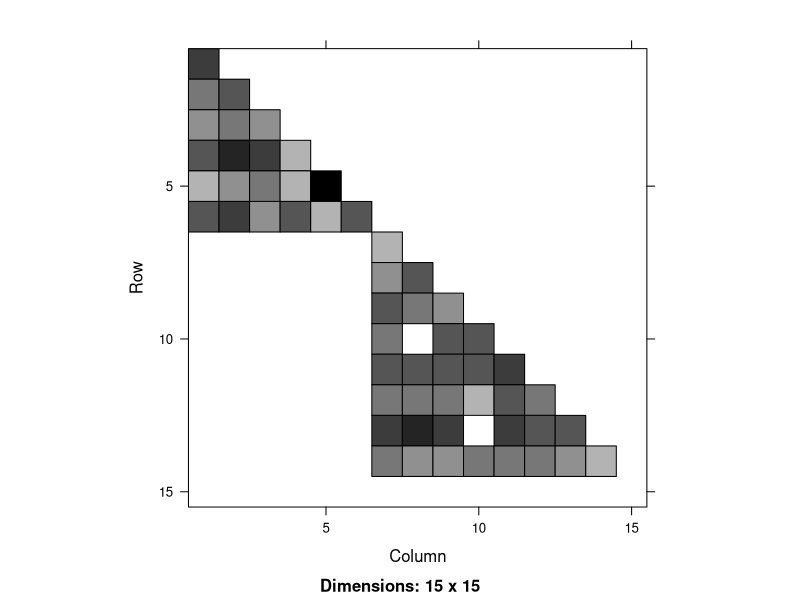
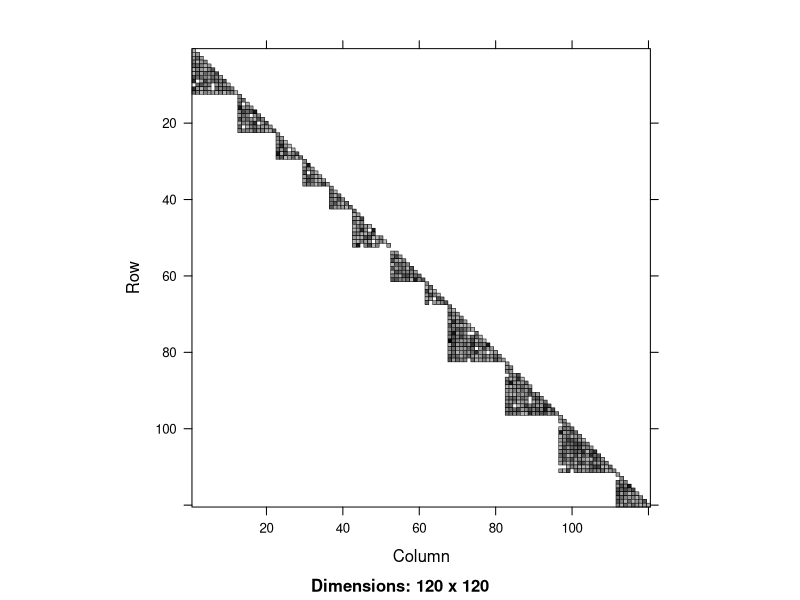
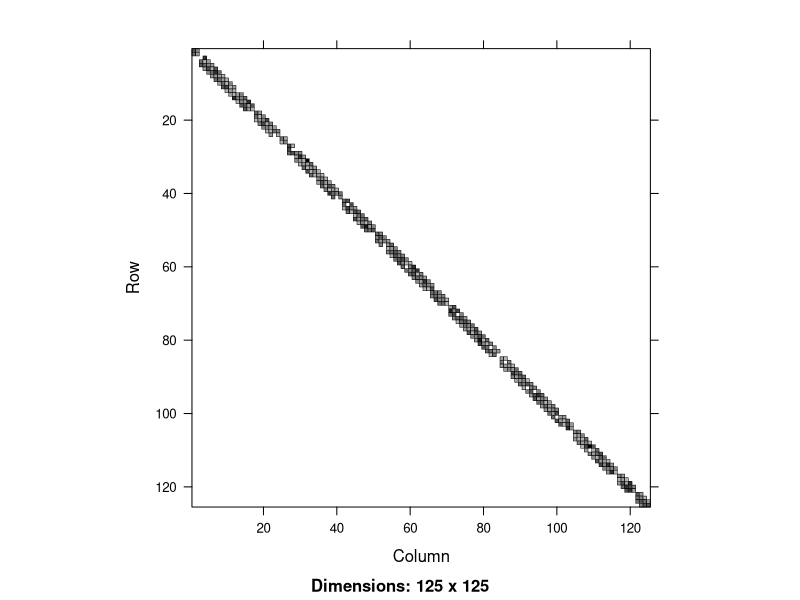
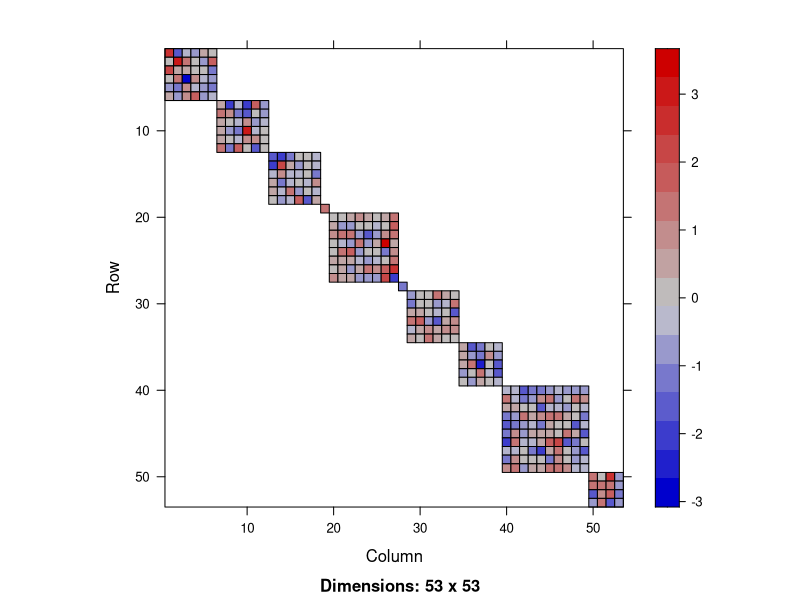

R code for these plots, in order:
#*************************
# Learn "Matrix" package
#*************************
#ref: Package ‘Matrix’
# Version 1.4-1
# Date 2022-03-21
# Title Sparse and Dense Matrix Classes and Methods

library(Matrix)


#========
# band()
#========

# Descption:
  # Returns a new matrix formed by extracting the lower triangle (tril) or
  # the upper triangle (triu)
  # or a general band relative to the diagonal (band), 
  # and setting other elements to zero

# Usage
#band(x, k1, k2, ...)
#tril(x, k = 0, ...)
#triu(x, k = 0, ...)


# Arguments
# x: a matrix-like object
# k,k1,k2: 
  # integers specifying the diagonal bands that will not be set to zero. 
  # relative to the main diagonal, which is k=0. 
  # A negative value of k indicates a diagonal below the main diagonal 
  # and a positive value indicates a diagonal
  # above the main diagonal.


# Value:
  # An object of an appropriate matrix class
  # result is of class sparseMatrix only if x is


# Methods
  #x = "CsparseMatrix" method for compressed, sparse, column-oriented matrices.
  #x = "TsparseMatrix" method for sparse matrices in triplet format.
  #x = "RsparseMatrix" method for compressed, sparse, row-oriented matrices.
  #x = "ddenseMatrix" method for dense numeric matrices, including packed numeric matrices.


set.seed(15-04-2022)
m <- matrix(0, 5, 5) # 25 elements
length(m) # 1
m[sample(length(m), size = 14, replace = T)] <-rep(1:9, length=14)
(m_Csp<- as(m, "CsparseMatrix"))
(m_Rsp<- as(m, "RsparseMatrix"))

tril(m_Csp)
triu(m_Csp)

tril(m_Csp, -1) # strict lower tri w/o  main diag
triu(m_Csp, 1) # stric upper tri w/o main diag

band(m_Csp, -1, 2)
# [1,] 1 8 2 . .
# [2,] 5 . 9 . .
# [3,] . . . . 4
# [4,] . . 3 1 5
# [5,] . . . 3 .



m5 <- matrix(rnorm(25), nrow = 5)
m5
tril(m5)  
tril(m5, -1)
triu(m5, 1)
band(m5, -1, 2)


m65 <- matrix(rnorm(30), nrow = 6)
# not square
triu(m65)
sym5 <- crossprod(m65)
sym5
band(sym5, -1, 1)
as(band(sym5, -1, 1), "sparseMatrix")
# prefer


#===========
# Block diag
#===========
# bdiag()

#Description
  #Build a block diagonal matrix given several building block matrices.

# Usage
  #bdiag(.)
  #.bdiag(lst)

# Arguments
  #... individual matrices or a list of matrices
  # non-empty list of matrice

# Value
  # A *sparse* matrix obtained by combining the arguments 
    # into a block diagonal matrix

# Note:
  # efficient for the case of relatively few block matrices which
    # are typically sparse themselves
  # inefficient for the case of many small dense block matrices
  # bdiag_m() function is an order of magnitude faster

bdiag(matrix(1:4, nrow = 2), diag(3))

## combine "Matrix" class and traditional matrices:
Diagonal(2)  # 
# 2 x 2 diagonal matrix of class "ddiMatrix"
      #[,1] [,2]
#[1,]    1    .
#[2,]    .    1


# traditional diag matrix
diag(3:2)

bdiag(Diagonal(2), matrix(1:3, 3,4), diag(3:2))


mlist <- list(1, 2:3, diag(x=5:3), 27, cbind(1,3:6), 100:101)
bdiag(mlist)


stopifnot(identical(bdiag(mlist), 
                    bdiag(lapply(mlist, as.matrix))))


??nMatrix # numerical matrix ?

ml <- c(as(matrix((1:24)%% 11 == 0, 6,4),"nMatrix"),
        rep(list(Diagonal(2, x=TRUE)), 3))

is(bdiag(ml), "lsparseMatrix")


## random (diagonal-)block-triangular matrices:

Rd_Blk_Tri<- function(nb, max.ni, lambda = 3) {
  .bdiag(replicate(
    nb, 
    expr = {
      n <- sample.int(max.ni, 1)
      tril(Matrix(rpois(n*n, lambda = lambda), n, n))
    }))
}

rd3 <- Rd_Blk_Tri(nb = 3, max.ni = 10)
image(rd3)

rd12 <- Rd_Blk_Tri(12, 20)
image(rd12)


Rd_blk_bnd <- function(nb, max.int, lambda, lbd, ubd) {
  .bdiag(replicate(nb, expr = {
    n <- sample.int(max.int, 1)
    band(Matrix(rpois(n * n, lambda = lambda), n, n), 
         lbd, ubd)
  }))
}
B12 <- Rd_blk_bnd(nb = 12, max.int = 20, 
                  lambda = 3, lbd = -2, ubd = 1)
image(B12)


# try matrix value from N(0, 1)
Rd_Blk_N <- function(nb, max.int) {
  .bdiag(
    replicate(nb, expr = {
      n <- sample.int(max.int, 1)
      Matrix(rnorm(n * n), n, n)
    }))
}

N1 <-Rd_Blk_N(nb = 10, max.int = 10)
image(N1)


#============
# bandSparse 
#============

# Construct Sparse Banded Matrix from (Sup-/Super-) Diagonals
# Construct a sparse banded matrix by specifying its non-zero sup- and super-diagonals

# Usage
# bandSparse(n, m = n, k, diagonals, symmetric = FALSE,
           # repr = "C", giveCsparse = (repr == "C"))

#Arguments
  # n,m the matrix dimension (n;m) = (nrow; ncol).
  # k integer vector, identical meaning as in band(*,k),
    # relative to the main diagonal, which is k=0.
  # diagonals: optional list of sub-/super- diagonals; 
    # if missing, the result will be a pattern matrix,

  # repr character string, one of "C", "T", or "R", 

# Value
  # a sparse matrix (of class CsparseMatrix) of dimension n m 
  # with diagonal “bands” as specified

diags <- list(1:30, 10*(1:20), 100*(1:20))
s1 <- bandSparse(13, k = -c(0:2, 6), diag = c(diags, diags[2]), symm=TRUE)
s1
s2 <- bandSparse(13, k = c(0:2, 6), diag = c(diags, diags[2]), symm=TRUE)
s2

identical(s1, t(s2))
stopifnot(identical(s1, t(s2)), is(s1,"dsCMatrix"))


## a pattern Matrix of *full* (sub-)diagonals:
bk <- c(0:4, 7,9)
(s3 <- bandSparse(30, k = bk, symm = TRUE))


n <- 1e4
bk <- c(0:5, 7,11)
bMat <- matrix(1:8, n, 8, byrow=TRUE)
bLis <- as.data.frame(bMat)
B <- bandSparse(n, k = bk, diag = bLis)
Bs <- bandSparse(n, k = bk, diag = bLis, symmetric=TRUE)

B [1:15, 1:30]
Bs[1:15, 1:30]

### can use a list *or* a matrix for specifying the diagonals:
identical(B, bandSparse(n, k = bk, diag = bMat))
# [1] TRUE

identical(Bs, bandSparse(n, k = bk, diag = bMat, symmetric = T))
# [1] TRUE



##=======
# colSums
##=======

(M <- bdiag(Diagonal(2), matrix(1:3, 3,4), diag(3:2)))
colSums(M)

d <- Diagonal(10, c(0,0,10,0,2,rep(0,5)))

MM <- kronecker(d, M)
dim(MM)
MM@x
length(MM@x)
MM <- drop0(MM)
length(MM@x)


cm <- colSums(MM)
sp_cm <- colSums(MM, sparseResult = T)

is(sp_cm, "sparseVector") # [1] TRUE
str(sp_cm)
identical(cm, as.numeric(sp_cm))
# [1] TRUE

rowSums(MM, sparseResult = T)
# sparse vector (nnz/length = 14/70) of class "dsparseVector"









